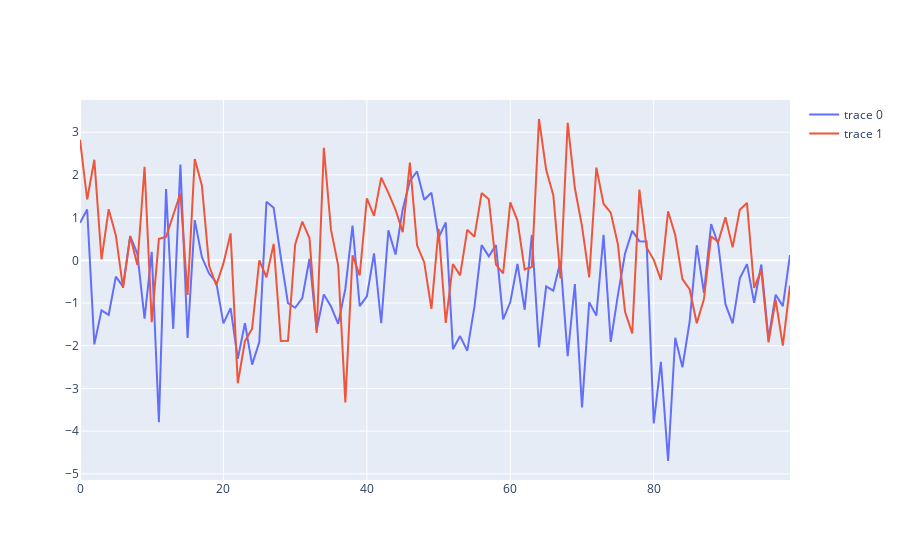

Notebook source saved alongside this figure:
### Code cell
y=mTAR(100,0,phi1,phi2,sigma1,sigma2,c1,c2,delay,ini=500)
mts = y.sim()
print(mts)

#print(mts['series'][:,0])
df = pd.DataFrame(mts['series'])
#print(df)
fig = go.Figure([go.Scatter(x= df.index, y=df[0])])
fig.add_trace(go.Scatter(x= df.index, y=df[1]))

fig.show()
